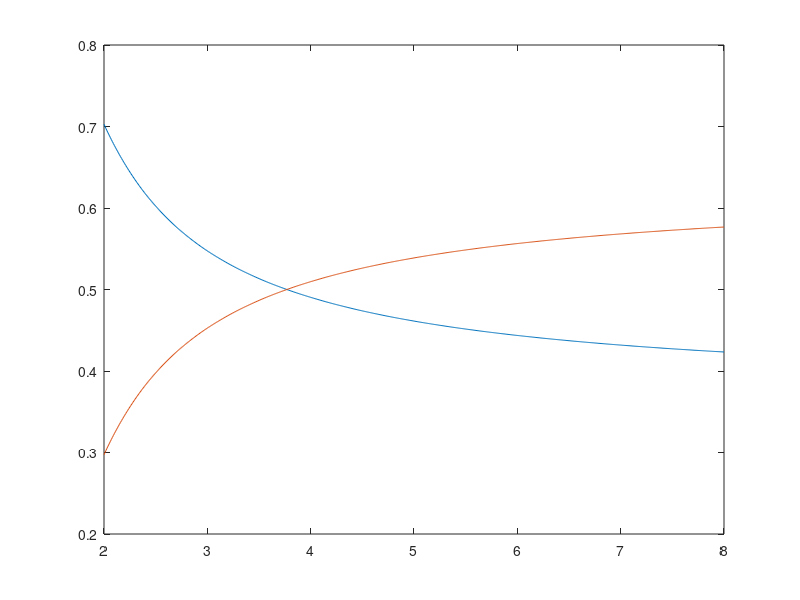

This figure's MATLAB source: (Note: this script raises an error after producing the figure.)
delta=2;

mx=0.01;
my=0.25;

phi=2:0.01:8;


L=length(phi);
w=zeros(2,L);
rho=zeros(1,L);

for l=1:L   
    R=[(1-mx),mx;phi(l)*my,phi(l)*(1-my)];  
    T=diag(1./(sum(R')+delta))*R;
    [u,rho(l)]=eigs(T',1);
    w(:,l)=u/sum(u);
end
figure();
plot(phi,w,'-');

%%

phi_emp=2:0.5:8;
L=length(phi_emp);

% N=1000;
% c=4;
% A=double(triu(rand(N)<c/N,1)); A=sparse(A+A');

Samples=100;
FX=zeros(Samples,L);
FY=zeros(Samples,L);

nchar = fprintf('%f',0);

for l=1:L
    
    R=[(1-mx),mx;phi_emp(l)*my,phi_emp(l)*(1-my)];  
    
    for sample=1:Samples
        
        fprintf(repmat('\b', 1, nchar));    
        nchar = fprintf('%f:%f',l/L,sample/Samples);
        
        success=0;
        while success==0
            
            n=randi(N);
            s=ones(N,1); s(n)=0;
            x=sparse(N,1); 
            x(n)=round(rand);
            %if rand<w(1,l)
               %x(n)=1;
            %end
            y=sparse(N,1); y(n)=1-x(n);
            
            I=1;
            X=0;
            Y=0;
            
%             s=ones(N,1);
%             x=sparse(N,1);
%             y=sparse(N,1);
%             n=randsample(N,2);
%             x(n(1))=1;
%             y(n(2))=1;
%             s(n)=0;
%             I=2;
%             X=0;
%             Y=0;
            
            while (I>0)
                
                [ir,~,rr]=find(delta*(x+y));
                [ix,~,rx]=find(s.*(R(1,1)*A*x+R(2,1)*A*y));
                [iy,~,ry]=find(s.*(R(1,2)*A*x+R(2,2)*A*y));
                
                rates=[sum(rr),sum(rx),sum(ry)];
                
                switch randsample(3,1,true,rates);
                    
                    case 1
                        
                        i=ir(randsample(length(rr),1,true,rr));
                        
                        X=X+x(i);
                        Y=Y+y(i);
                        x(i)=0;
                        y(i)=0;
                        I=I-1;
                        
                    case 2
                        
                        i=ix(randsample(length(rx),1,true,rx));
                        
                        x(i)=1;
                        s(i)=0;
                        I=I+1;
                        
                    case 3
                        
                        i=iy(randsample(length(ry),1,true,ry));
                        
                        y(i)=1;
                        s(i)=0;
                        I=I+1;
                        
                end
                
            end
            
            if X+Y>10
                success=1;
            end
           
            
        end
            FX(sample,l)=X;
            FY(sample,l)=Y;
    end
    
end

%%
%plot(beta,FX','ok',beta,FY','or');
plot(phi,w(1,:),'b',phi,w(2,:),'r',phi_emp,mean(FX./(FX+FY)),'ob',phi_emp,mean(FY./(FX+FY)),'or')
% 
% %%
% phi=1:0.01:4;
% L=length(phi);
% h=zeros(1,L);
% for l=1:L
%     R=[(1-mx),mx;phi(l)*my,phi(l)*(1-my)];  
%     T=diag(1./(sum(R')+delta))*R;
%     [u,lambda]=eigs(T',1);
%     w(:,l)=u/sum(u);
%     h(l)=1-lambda-lambertw(-c*lambda*exp(-c*lambda))/c;
% end
% subplot(2,1,1);
% plot(phi,(1-h).*w(1,:),phi,(1-h).*w(2,:),phi_emp,mean(FX)/N/2,'ob',phi_emp,mean(FY)/N/2,'or');
% subplot(2,1,2);
% plot(phi,(1-h),'k',phi_emp,mean(FX+FY)/N/2,'ok');
%         
%     



